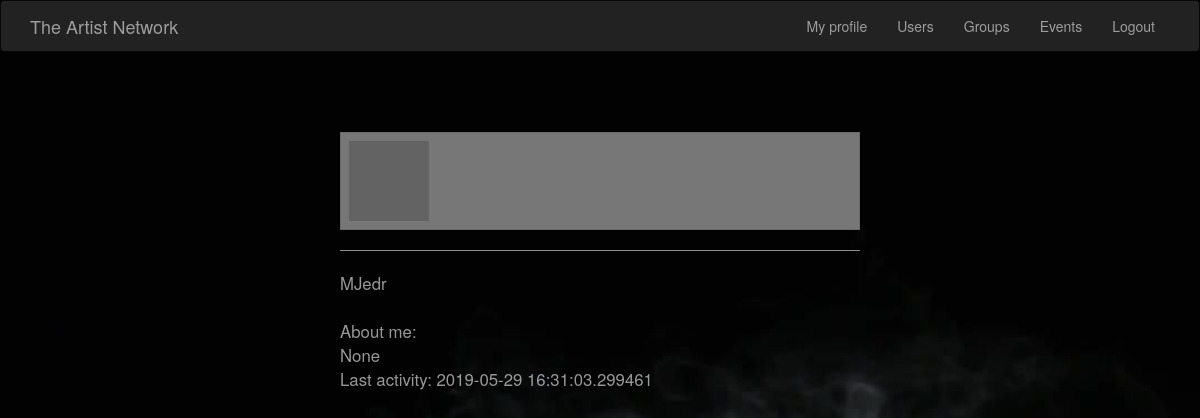
The app's page /user/MJedr (signed in), older data.
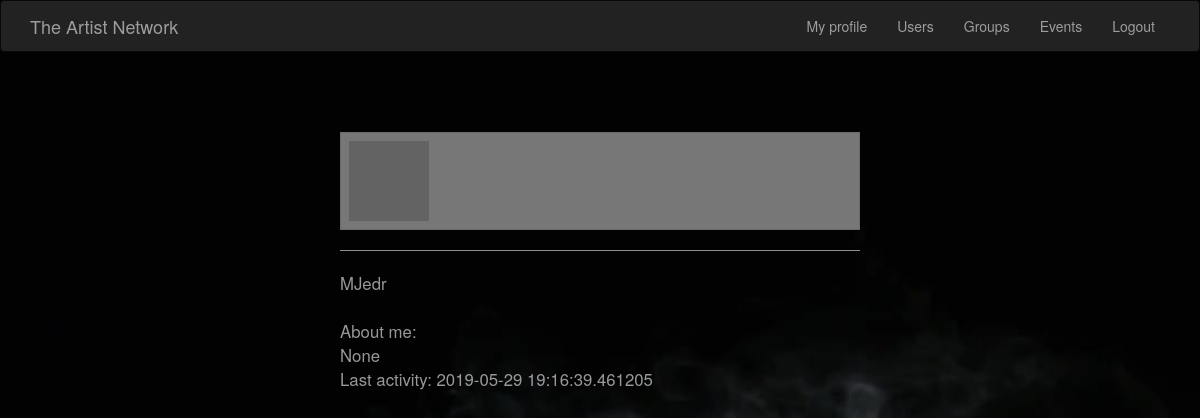
The same page, newer data.
### app/models.py (models this page shows, shortened)
class Artist(UserMixin, db.Model):
    id = db.Column(db.Integer, primary_key=True)
    username = db.Column(db.String(64), index=True, unique=True)
    email = db.Column(db.String(120), index=True, unique=True)
    password_hash = db.Column(db.String(128))
    aboutMe=db.Column(db.String(300))
    last_seen = db.Column(db.DateTime, default=datetime.utcnow)
    user_id = db.Column(db.Integer, db.ForeignKey('group.id'))
    groups = db.relationship(
        'Group',
        secondary=members,
        backref=db.backref('members', lazy='dynamic'),
        lazy='dynamic'
    )
    posts = db.relationship('Post', backref='postAuthor', lazy='dynamic')
    def avatar(self, size):
        digest = md5(self.email.lower().encode('utf-8')).hexdigest()
        return 'https://www.gravatar.com/avatar/{}?d=identicon&s={}'.format(
            digest, size)

### app/__init__.py (the view)
    @app.route('/user/<username>')
    @login_required
    def user_details(username):
        user = Artist.query.filter_by(username=username).first_or_404()
        return render_template('users/user_details.html', user=user)

### app/models.py (called while the page is built)
@login.user_loader
def load_user(id):
    return Artist.query.get(int(id))

### app/templates/users/user_details.html
{% extends "base.html" %}
{% block content %}
    <div class="content-section2">
    <div class="center">
    <table class="table">
        <tr valign="top">
            <td><img src="{{ user.avatar(128) }}"></td>
        </tr>
    </table>
    <hr>
    <p>
    {{ user.username }} </b><br>
        <br>
        About me: <br>
        {{ user.aboutMe}}
        <br>
        Last activity: {{ user.last_seen }}
    </p>
    </div>
    </div>
{% endblock %}

Row changes from the older to the newer data that the page shows:
changed Artist "MJedr": last_seen "2019-05-29 16:31:03.299461" → "2019-05-29 19:16:39.461205"
